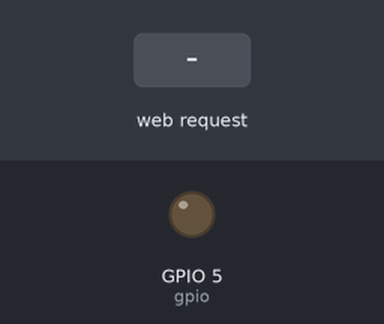
Simulated run of this sketch. Board: ESP8266 (NodeMCU). On the bench: output pins drawn as LEDs (lit = HIGH). The inputs (shaded band) are chosen by the test bench. What the sketch prints to the serial monitor is not drawn.

Above: at 2.2 s.
2.3 s: HTTP request GET /LEDOn received
At 2.8 s:
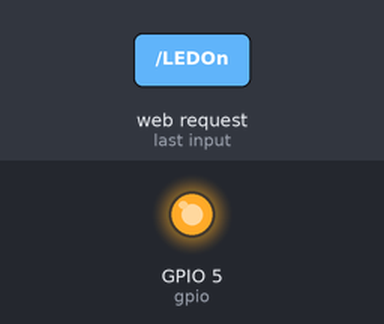
3.8 s: HTTP request GET /LEDOff received
At 5.1 s:
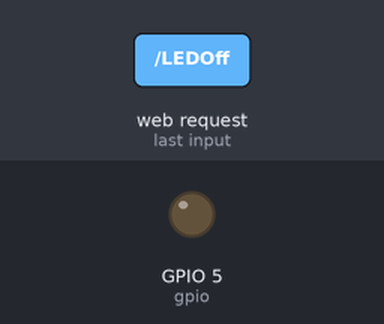
Timing chart, 0 to 6.8 s (numbered marks = the images above; inputs shaded):
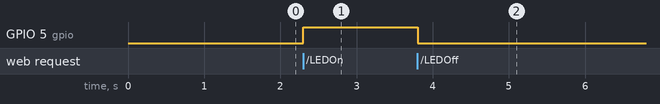

Measured:
- after the input at 2.3 s, GPIO 5 (gpio): LOW → HIGH at once
- after the input at 3.8 s, GPIO 5 (gpio): HIGH → LOW at once

The sketch:

AP_Webserver.ino
```cpp
/*
 * NodeMCU/ESP8266 act as AP (Access Point) and simplest Web Server
 * to control GPIO (on-board LED is LED_BUILTIN, pin definition http://i.imgur.com/917ezPJ.jpg)
 * Connect to AP "NodeMCU_AP", password = "password"
 * Open browser, visit 192.168.4.1
 */
#include <ESP8266WiFi.h>
#include <WiFiClient.h>
#include <ESP8266WebServer.h>

const char *ssid = "NodeMCU_AP";
const char *password = "password";
int stateLED = LOW;
int gpio= 5; //D1
ESP8266WebServer server(80);

void handleRoot() {
    response();
}

void handleLedOn() {
  stateLED = HIGH;
  digitalWrite(gpio, stateLED);
  response();
}

void handleLedOff() {
  stateLED = LOW;
  digitalWrite(gpio, stateLED);
  response();
}

const String HtmlHtml = "<html><head>"
    "<meta name=\"viewport\" content=\"width=device-width, initial-scale=1\" /></head>";
const String HtmlHtmlClose = "</html>";
const String HtmlTitle = "<h1>NodeMCU: ESP8266 AP WebServer</h1><br/>\n";
const String HtmlCSS = "<style>button{display: block;width: 100%;}</style>";
const String HtmlLedStateLow = "<big>LED is now <b>OFF</b></big><br/>\n";
const String HtmlLedStateHigh = "<big>LED is now <b>ON</b></big><br/>\n";
const String HtmlButtons =
    "<a href=\"LEDOn\"><button style=\"display: block; width: 100%;\">ON</button></a><br/>"
    "<a href=\"LEDOff\"><button style=\"display: block; width: 100%;\">OFF</button></a><br/>";

void response(){
  String htmlRes = HtmlHtml + HtmlTitle;
  if(stateLED == LOW){
    htmlRes += HtmlLedStateLow;
  }else{
    htmlRes += HtmlLedStateHigh;
  }

  htmlRes += HtmlButtons;
  htmlRes += HtmlHtmlClose;

  server.send(200, "text/html", htmlRes);
}

void setup() {
    delay(1000);
    Serial.begin(9600);
    Serial.println();

    WiFi.softAP(ssid, password);

    IPAddress apip = WiFi.softAPIP();
    Serial.print("visit: \n");
    Serial.println(apip);
    server.on("/", handleRoot);
    server.on("/LEDOn", handleLedOn);
    server.on("/LEDOff", handleLedOff);
    server.begin();
    Serial.println("HTTP server beginned");
    pinMode(gpio, OUTPUT);
    digitalWrite(gpio, stateLED);
}

void loop() {
    server.handleClient();
}
```
